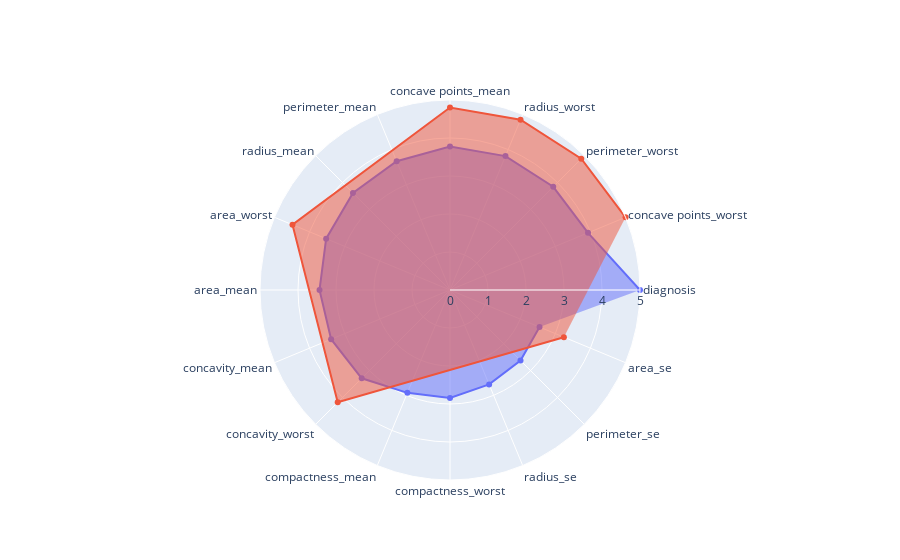

This figure's notebook cell:
### Markdown cell above
#### Visual Representation of Feature Selection

### Code cell
import plotly.graph_objects as go


# # Calculate the correlation matrix
# correlation_matrix = balanced_df.corr()

# # Get the correlation values with the target variable 'diagnosis'
# correlation_with_target = correlation_matrix["diagnosis"].abs().sort_values(ascending=False)

# # Select features with high correlation with the target variable
# # Here, we choose a threshold of 0.5 for high correlation, but you can adjust this value
# high_correlation_features = correlation_with_target[correlation_with_target > 0.5].index.tolist()

# # Remove the target variable from the list of selected features
# high_correlation_features.remove("diagnosis")

# print("Selected features based on correlation with target variable:")
# print("retained features:",high_correlation_features)

# # Highlight features not retained
# all_features = balanced_df.columns.tolist()
# not_retained_features = list(set(all_features) - set(high_correlation_features) - {"diagnosis"})

# print("\nFeatures not retained based on correlation with target variable:")
# print("not retained features:", not_retained_features)


features_in_common


corr_perf_dict = correlation_with_target[correlation_with_target > 0.5]
corr_perf_dict = (corr_perf_dict / corr_perf_dict.max()) * 5

fig = go.Figure()
fig.add_trace(go.Scatterpolar(
      r=corr_perf_dict,
      theta=corr_perf_dict.index.tolist(),
      fill='toself',
      name='Matrix Correlation'
))
# fig.add_trace(go.Scatterpolar(
#       r=[4, 3, 2.5, 1, 2],
#       theta=categories,
#       fill='toself',
#       name='Product B'
# ))


boruta_perf_dict = correlation_with_target[boruta_selected_features_list]
boruta_perf_dict = (boruta_perf_dict / boruta_perf_dict.max()) * 5
boruta_perf_dict = boruta_perf_dict.reindex(features_in_common).dropna()
# boruta_perf_dict = boruta_perf_dict.reindex(correlation_with_target.index.intersection(boruta_perf_dict.index))
fig.add_trace(go.Scatterpolar(
    r=boruta_perf_dict,
    theta=boruta_perf_dict.index.tolist(),
    fill='toself',
    name='Boruta'
))

dict(filtered_df['Normalized_Ranking'], index=filtered_df['Feature'])

rf_perf_dict = filtered_df.reindex(correlation_with_target.index.intersection(filtered_df.index))
print(rf_perf_dict)
fig.add_trace(go.Scatterpolar(
    r=rf_perf_dict,
    theta=rf_perf_dict.index.tolist(),
    # fill='toself',
    name='Random Forest'
))
fig.update_layout(
  polar=dict(
    radialaxis=dict(
      visible=True,
      range=[0, 5]
    )),
  showlegend=False
)

fig.show()

### Figure 1 — Plotly figure (JSON) as saved in the notebook; plotly's stock layout.template omitted (floating-point values rounded to 4 significant figures)
{"data": [{"fill": "toself", "name": "Matrix Correlation", "r": [5, 3.932, 3.842, 3.814, 3.775, 3.668, 3.612, 3.528, 3.434, 3.386, 3.286, 2.929, 2.839, 2.689, 2.624, 2.551], "theta": ["diagnosis", "concave points_worst", "perimeter_worst", "radius_worst", "concave points_mean", "perimeter_mean", "radius_mean", "area_worst", "area_mean", "concavity_mean", "concavity_worst", "compactness_mean", "compactness_worst", "radius_se", "perimeter_se", "area_se"], "type": "scatterpolar"}, {"fill": "toself", "name": "Boruta", "r": [5, 4.885, 4.851, 4.801, 4.487, 4.179, 3.244], "theta": ["concave points_worst", "perimeter_worst", "radius_worst", "concave points_mean", "area_worst", "concavity_worst", "area_se"], "type": "scatterpolar"}, {"name": "Random Forest", "r": [], "theta": [], "type": "scatterpolar"}], "layout": {"polar": {"radialaxis": {"range": [0, 5], "visible": true}}, "showlegend": false}}
